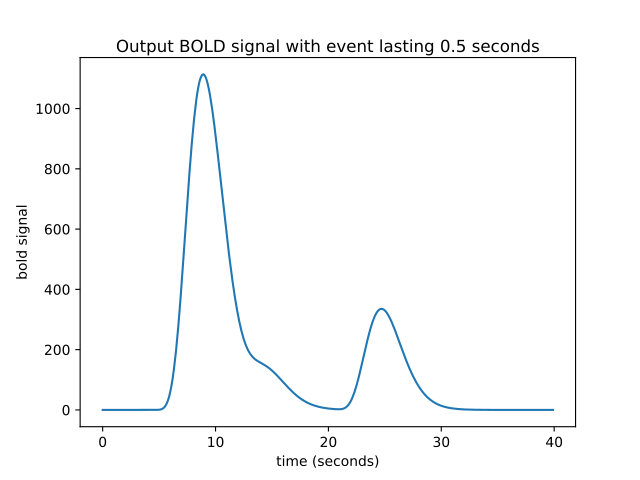

Write the Python code that produced this figure.
bold_signal = np.zeros(n_time_points)
for i in range(5):
    bold_signal[i_time_4 + i:i_time_4  + i + n_hrf_points] += hrf_signal * 2
bold_signal[i_time_10:i_time_10 + n_hrf_points] += hrf_signal * 1
bold_signal[i_time_20:i_time_20 + n_hrf_points] += hrf_signal * 3
plt.plot(times, bold_signal)
# [...]
plt.xlabel('time (seconds)')
# <...>
plt.ylabel('bold signal')
# <...>
plt.title('Output BOLD signal with event lasting 0.5 seconds')
# <...>
